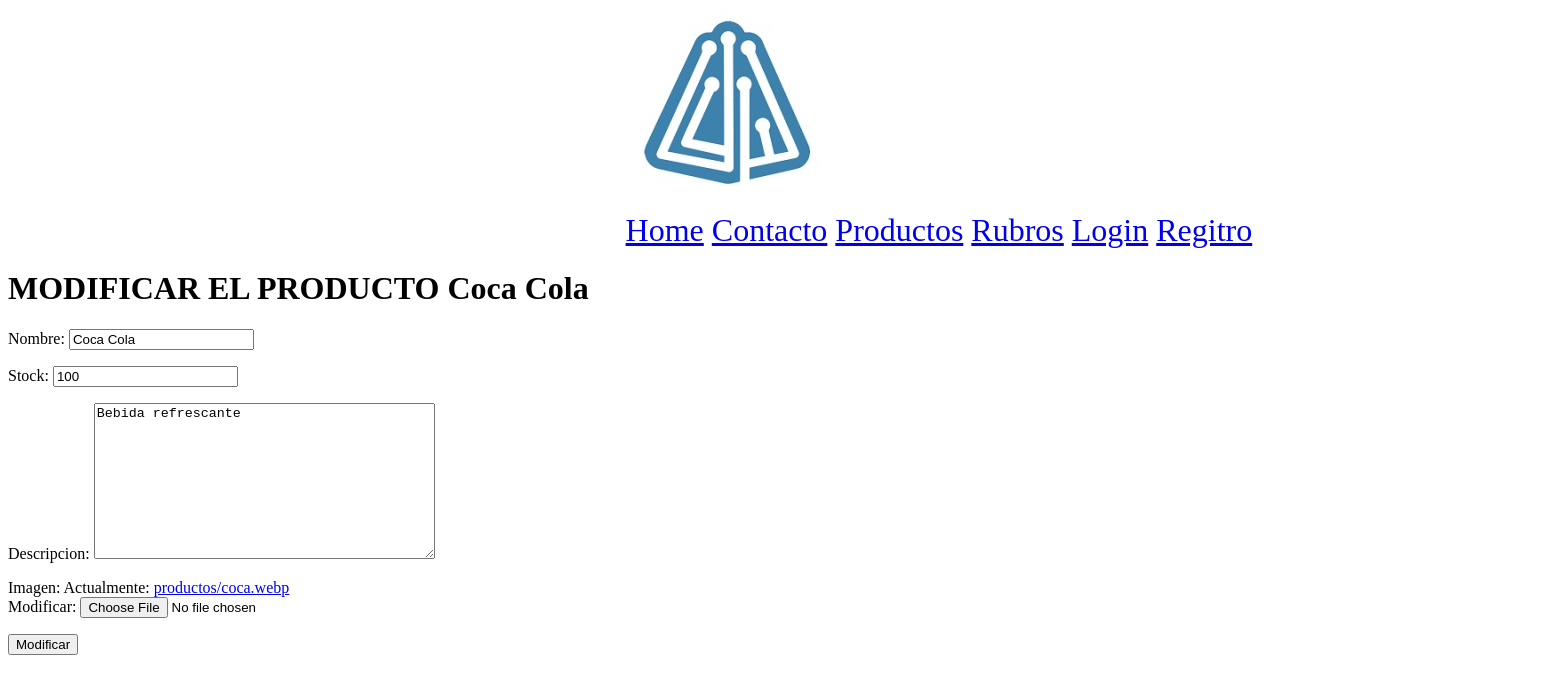
The page /productos/modificar/1 on the database as committed earlier.
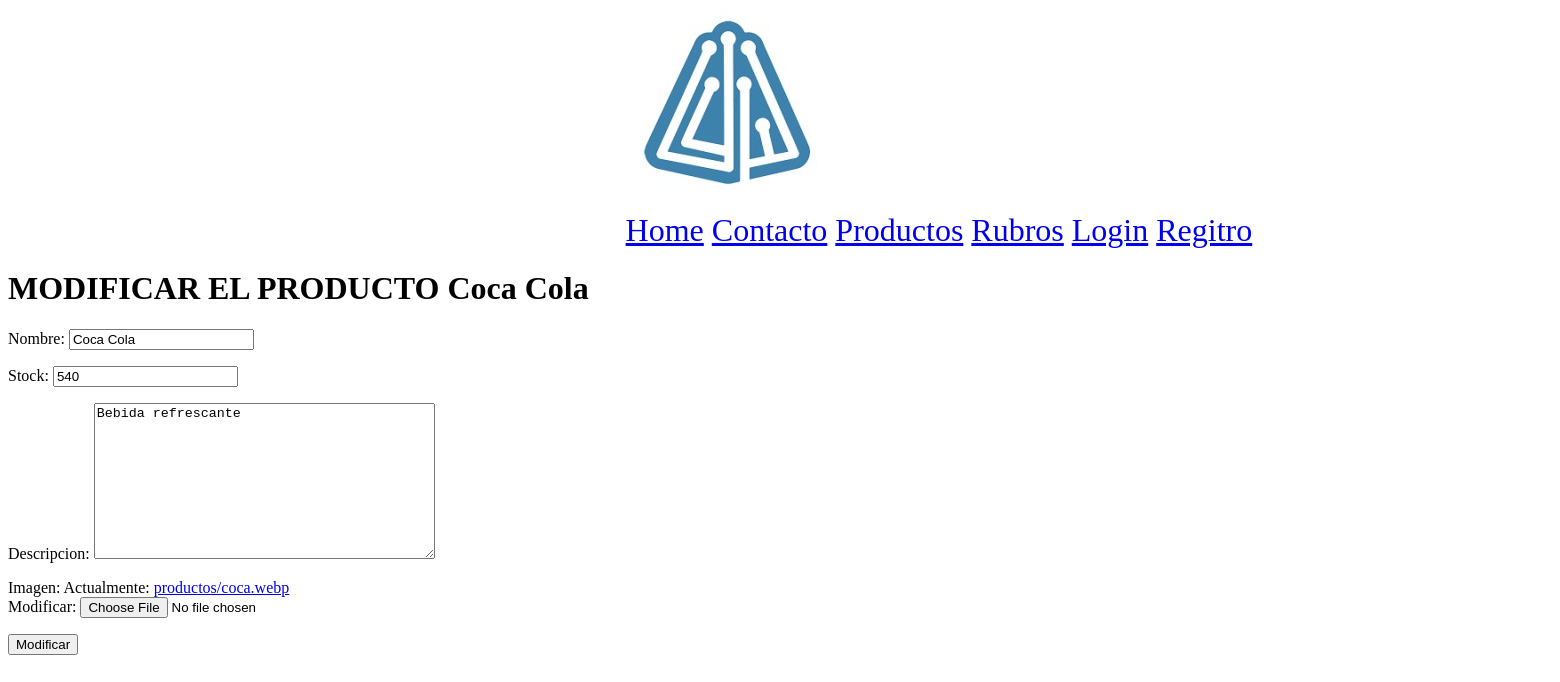
The same page on the database as committed later.
### apps/productos/models.py (models this page shows, shortened)
class Producto(models.Model):
	nombre = models.CharField(max_length = 50)
	precio = models.DecimalField(max_digits = 8, decimal_places = 2)
	stock = models.IntegerField()
	descripcion = models.TextField()
	imagen = models.ImageField(upload_to = 'productos')
	rubro = models.ForeignKey(Rubros, on_delete = models.CASCADE, null = True)

### apps/productos/views.py (the view)
# urls.py: path('modificar/<int:pk>', views.Modificar_Producto.as_view(),name = 'path_modificar_producto'),
class Modificar_Producto(UpdateView):
	model = Producto
	template_name = 'productos/modificar.html'
	form_class = FormularioModificarProducto
	success_url = reverse_lazy('productos:path_listar_productos')

### apps/productos/forms.py
class FormularioModificarProducto(forms.ModelForm):
	class Meta:
		model = Producto
		fields = ['nombre','stock','descripcion','imagen']

### templates/productos/modificar.html
{% extends 'base.html' %}
{% block contenido %}
	<div>
		<h1>MODIFICAR EL PRODUCTO {{producto.nombre}}</h1>
		<form method="POST" enctype="multipart/form-data">{% csrf_token %}
			{{form.as_p}}
			<button type="submit">Modificar</button>
		</form>
	</div>
{% endblock contenido %}

Rows that differ between the two databases and show on the page:
changed Producto "Coca Cola": stock "100" → "540"
